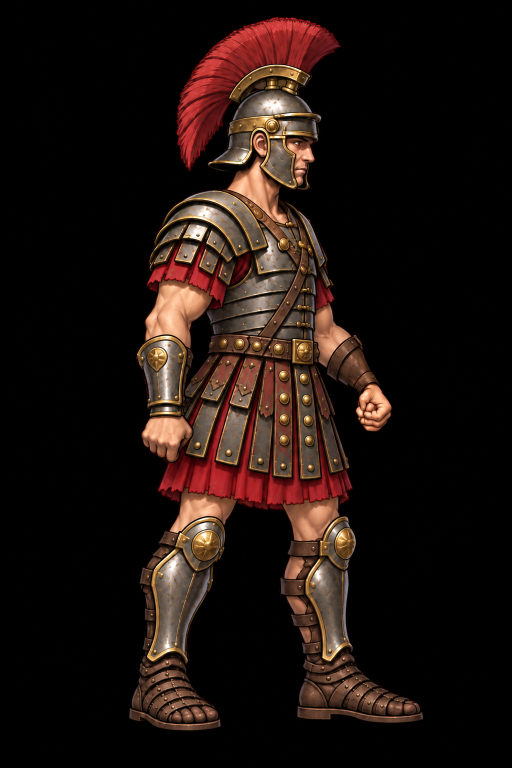
#> input picture work/05_complete_body_candidate_v2.png, 1024 x 1536 px (shown at 1/2 size)
$ python validate_rgba_candidate.py
#> lines starting #> are read from the running program, lines starting #| are printed output that depends on the picture; after the words box and inside, x2 and y2 are one past the last pixel; in counts of white or black regions, pixels touching at a corner belong together
### tools/convert_roman_guard_rgba.py
"""Deterministic edge-connected near-black removal; change Alpha only, never RGB."""
import argparse
from collections import deque
from pathlib import Path
import numpy as np
from PIL import Image
from rg_common import ROOT, sha, read, write, now, check_source

OUTPUT = 'work/05_complete_body_candidate_v2_rgba.png'


def edge_connected(eligible):
    """4-connected scanline flood fill, seeded from every eligible border pixel."""
    h,w=eligible.shape
    result=np.zeros((h,w),dtype=bool)
    queue=deque([(0,int(x)) for x in np.flatnonzero(eligible[0])] +
                [(h-1,int(x)) for x in np.flatnonzero(eligible[-1])] +
                [(int(y),0) for y in np.flatnonzero(eligible[:,0])] +
                [(int(y),w-1) for y in np.flatnonzero(eligible[:,-1])])
    while queue:
        y,x=queue.popleft()
        if result[y,x] or not eligible[y,x]:
            continue
        left_stop=np.flatnonzero(~eligible[y,:x])
        right_stop=np.flatnonzero(~eligible[y,x+1:])
        left=int(left_stop[-1]+1) if left_stop.size else 0
        right=int(x+1+right_stop[0]) if right_stop.size else w
        result[y,left:right]=True
        for ny in (y-1,y+1):
            if 0<=ny<h:
                available=eligible[ny,left:right]&~result[ny,left:right]
                starts=np.flatnonzero(available&~np.r_[False,available[:-1]])
                queue.extend((ny,int(left+s)) for s in starts)
    return result


# [71 lines left out: functions background_statistics, main, not called in this run]


# [2 lines that do not run on import are left out]

### tools/rg_common.py
"""Shared read-only source checks and deterministic RGBA pipeline utilities."""
from pathlib import Path
from datetime import datetime, timezone
import hashlib, json
from PIL import Image, ImageDraw, ImageFont
import numpy as np

ROOT = Path(__file__).resolve().parents[1]
PARTS = ['head','helmet','torso','pelvis','arm_near_upper','arm_near_fore','hand_near','arm_far_upper','arm_far_fore','hand_far','leg_near_thigh','leg_near_shin','foot_near','leg_far_thigh','leg_far_shin','foot_far','shield','sword','cape']
EQUIPMENT = ['shield','sword','cape']
DRAW_ORDER = ['cape','leg_far_thigh','leg_far_shin','foot_far','arm_far_upper','arm_far_fore','hand_far','leg_near_thigh','leg_near_shin','foot_near','pelvis','torso','head','helmet','arm_near_upper','arm_near_fore','hand_near','sword','shield']
def read(path): return json.loads((ROOT/path).read_text(encoding='utf-8-sig'))
def write(path, data):
    p=ROOT/path; p.parent.mkdir(parents=True,exist_ok=True)
    p.write_text(json.dumps(data,ensure_ascii=False,indent=2)+'\n',encoding='utf-8')
def sha(path): return hashlib.sha256((ROOT/path).read_bytes()).hexdigest()
def now(): return datetime.now(timezone.utc).isoformat()
def config(): return read('tools/pipeline_config.json')
# [21 lines left out: functions check_source, rgba, mask, alpha_extract, not called in this run]
def checker(size,cell=24):
    yy,xx=np.indices((size[1],size[0])); v=np.where((xx//cell+yy//cell)%2,220,245).astype(np.uint8)
    return Image.fromarray(np.dstack([v,v,v,np.full_like(v,255)]))
def preview(im): return Image.alpha_composite(checker(im.size),im).convert('RGB')
# [19 lines left out: functions font, sheet, review_ok, not called in this run]

def body_source():
    return config().get('complete_body_source','work/03_complete_body_base.png')

# [24 lines left out: function body_review_ok, not called in this run]

### tools/validate_rgba_candidate.py
"""Validate real Alpha, exact canvas/RGB preservation and edge-connected lineage."""
import argparse,json
from pathlib import Path
import numpy as np
from PIL import Image
from rg_common import ROOT, read, write, sha, now
from convert_roman_guard_rgba import edge_connected


def _validate(input_file, output_file, tolerance=2):
#> called with tolerance = 2
    errors=[]
    if not Path(input_file).is_file() or not Path(output_file).is_file():
        return {'status':'FAIL','errors':['Input or output file is missing']}
    with Image.open(input_file) as source:
#> source is the input picture: PIL image 1024x1536 RGB; mean R, G, B 29.9, 18.6, 14.4
        rgb=np.array(source)
        size=source.size
#> size = (1024, 1536)
        if source.mode!='RGB':
            errors.append('Source must be the approved RGB image')
    with Image.open(output_file) as opened:
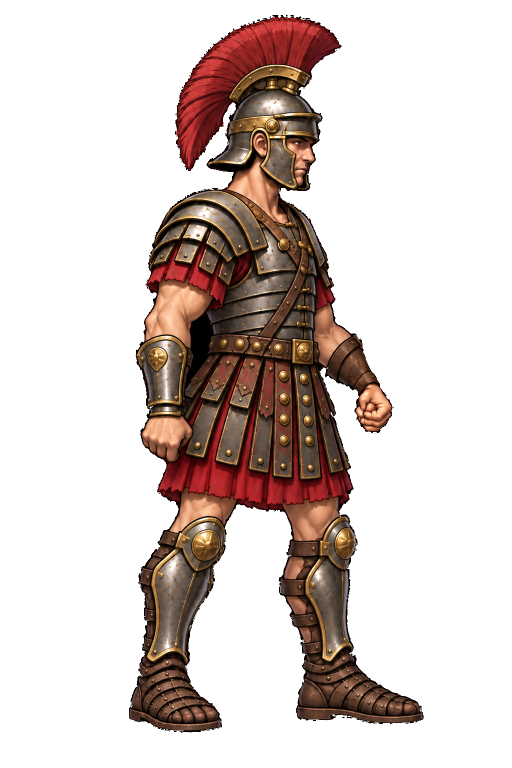
#> input picture work/05_complete_body_candidate_v2_rgba.png, 1024 x 1536 px (shown at 1/2 size)
#> opened is the input picture: PIL image 1024x1536 RGBA; mean R, G, B, A 29.9, 18.6, 14.4, 69.8
        if opened.format!='PNG':errors.append('Output is not PNG')
        if opened.mode!='RGBA':errors.append('Output mode is not RGBA')
        if opened.size!=size:errors.append('Canvas differs from source')
        if errors:return {'status':'FAIL','errors':errors}
        rgba=np.array(opened)
    alpha=rgba[:,:,3]
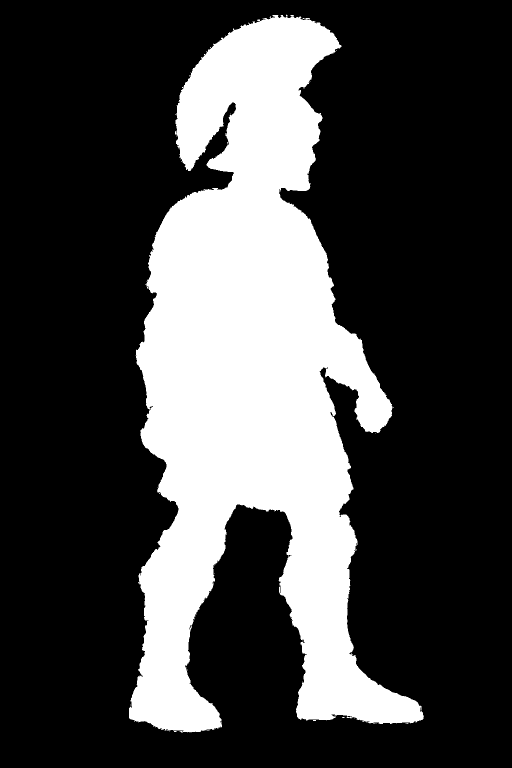
#> alpha: shape (1536, 1024) (shown at 1/2 size); 27.4% white; 39 white regions (37 under 20 px), largest, box (x1, y1, x2, y2) and area: (258, 30, 848, 1465) 430230, (693, 1433, 707, 1437) 26
    transparent=int((alpha==0).sum());opaque=int((alpha==255).sum())
#> after `transparent = int((alpha == 0).sum())`: transparent = 1142490
#> after `opaque = int((alpha == 255).sum())`: opaque = 430374
    minimum_count=max(1,int(alpha.size*.01))
#> minimum_count = 15728
    bbox=Image.fromarray(alpha).getbbox()
#> bbox = (258, 29, 848, 1465)
    if alpha.min()!=0:errors.append('Alpha min must be 0; all-255 fake RGBA is forbidden')
    if alpha.max()!=255:errors.append('Alpha max must be 255')
    if transparent<minimum_count:errors.append('Fewer than 1% fully transparent pixels')
    if opaque<minimum_count:errors.append('Fewer than 1% fully opaque pixels')
    if bbox is None:errors.append('Foreground bounding box is empty')
    if np.any(alpha[0]) or np.any(alpha[-1]) or np.any(alpha[:,0]) or np.any(alpha[:,-1]):
        errors.append('Nontransparent pixels touch the canvas border')
    rgb_changed=int(np.any(rgba[:,:,:3]!=rgb,axis=2).sum())
#> rgb_changed = 0
    if rgb_changed:errors.append('RGB pixels were changed')
    eligible=rgb.max(2)<=tolerance
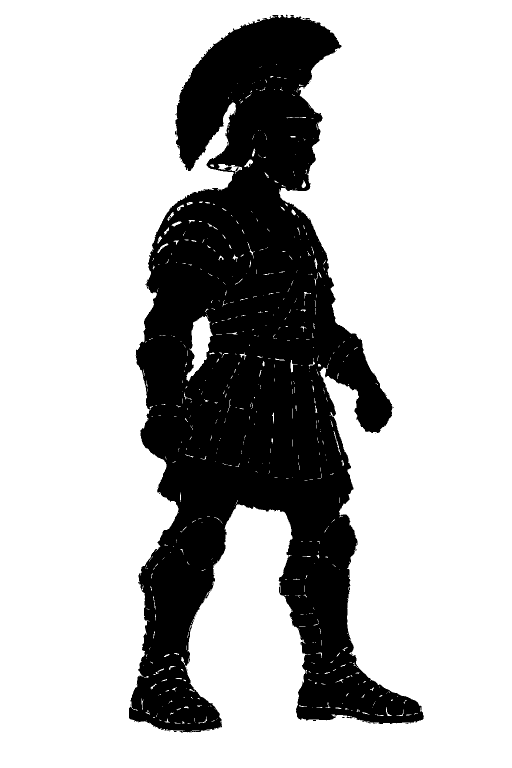
#> eligible: shape (1536, 1024) bool (shown at 1/2 size); 73.3% white; 46 black regions (44 under 20 px), largest, box (x1, y1, x2, y2) and area: (258, 30, 848, 1465) 419696, (693, 1433, 707, 1437) 26
    background=edge_connected(eligible)
#> the loop in edge_connected, `while queue:` made 9361 passes
#> (left, right) on pass 1: (0, 1024)
    if not np.array_equal(alpha==0,background):errors.append('Transparent region differs from edge-connected background')
    if np.any(alpha[~background]!=255):errors.append('Foreground must remain opaque; no unrecorded feathering')
    preserved=int((eligible&~background).sum())
#> preserved = 10521
    return {'status':'PASS' if not errors else 'FAIL','errors':errors,
            'output_exists':True,'png':True,'mode':'RGBA','dimensions':list(size),
            'alpha_min':int(alpha.min()),'alpha_max':int(alpha.max()),
            'transparent_pixel_count':transparent,'opaque_pixel_count':opaque,
            'minimum_each_count':minimum_count,'foreground_bbox':list(bbox) if bbox else None,
            'rgb_changed_pixel_count':rgb_changed,'disconnected_dark_pixels_preserved':preserved,
            'edge_connected_mask_matches':np.array_equal(alpha==0,background),
            'limitation':'Format/connectivity PASS is not visual approval; connected dark outlines may still be damaged.'}


def validate(input_file, output_file, tolerance=2):
    try:
        return _validate(input_file, output_file, tolerance)
    except (OSError,ValueError) as error:
        return {'status':'FAIL','errors':[str(error)]}


def main():
    parser=argparse.ArgumentParser(description=__doc__)
    parser.add_argument('--input',default='work/05_complete_body_candidate_v2.png')
    parser.add_argument('--output',default='work/05_complete_body_candidate_v2_rgba.png')
    parser.add_argument('--tolerance',type=int,default=2)
    args=parser.parse_args()
    result=validate(ROOT/args.input,ROOT/args.output,args.tolerance)
#> result = 16 items
    result.update(input_file=args.input,output_file=args.output,timestamp=now())
    if (ROOT/args.input).is_file():result['input_sha256']=sha(args.input)
    if (ROOT/args.output).is_file():result['output_sha256']=sha(args.output)
    write('reports/rgba_candidate_validation.json',result)
    print(json.dumps(result,ensure_ascii=False,indent=2))
#> (printed output is left out)
    return 0 if result['status']=='PASS' else 2


if __name__=='__main__':raise SystemExit(main())
#> (the program exits here)
